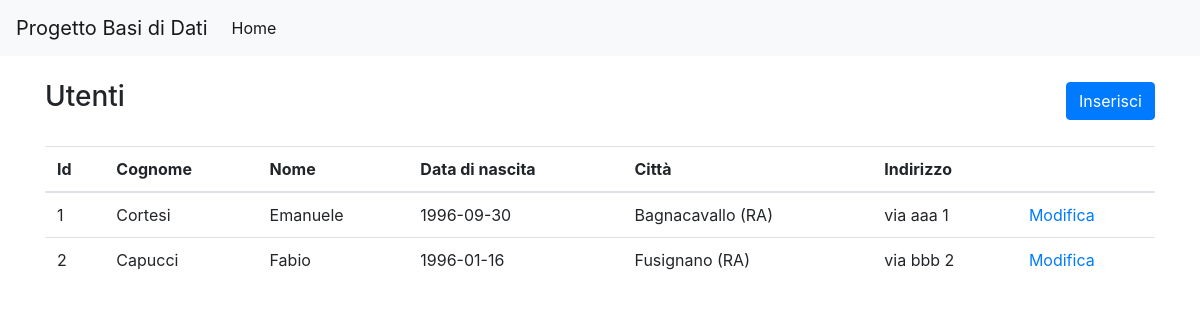
/sito/utente/index.php, run on the app's committed database.
### tables this page shows
CREATE TABLE utenti (
  id           INT          NOT NULL AUTO_INCREMENT,
  cognome      VARCHAR(100) NOT NULL,
  nome         VARCHAR(100) NOT NULL,
  data_nascita DATE         NOT NULL,
  citta        VARCHAR(50)  NOT NULL,
  indirizzo    VARCHAR(100) NOT NULL,
  PRIMARY KEY (id)
);

### sito/ConnessioneSQL.php (called while the page is built, shortened)
<?php
class ConnessioneSQL
{
    private $servername = "localhost";
    private $username = "root";
    private $password = "";
    private $dbname = "progetto_database";
    private $conn;
    public function __construct()
    {
        $this->conn = new mysqli($this->servername, $this->username, $this->password, $this->dbname);
    }
    public function query($sql)
    {
        return $this->conn->query($sql);
    }
    public function select($table, $fields = '*', $other = '')
    {
        $fields = is_array($fields) ? implode(', ', $fields) : $fields;
        $results = $this->query("SELECT {$fields} FROM {$table} {$other}");
        return $results->fetch_all(MYSQLI_ASSOC);
    }
}

### sito/utente/index.php (the view)
<?php require '../partials/head.php' ?>
<div class="d-flex justify-content-between align-items-center mb-4">
    <h3>Utenti</h3>
    <a href="inserisci.php" class="btn btn-primary">Inserisci</a>
</div>
<table class="table">
    <thead>
        <tr>
            <th>Id</th>
            <th>Cognome</th>
            <th>Nome</th>
            <th>Data di nascita</th>
            <th>Città</th>
            <th>Indirizzo</th>
            <th></th>
        </tr>
    </thead>
    <tbody>
        <?php
        require "../ConnessioneSQL.php";
        $connessione = new ConnessioneSQL();
        $risultato = $connessione->select('utenti');
        if (count($risultato) > 0) {
            foreach ($risultato as $row) {
                ?>
                <tr>
                    <td><?php echo $row["id"] ?></td>
                    <td><?php echo $row["cognome"] ?></td>
                    <td><?php echo $row["nome"] ?></td>
                    <td><?php echo $row["data_nascita"] ?></td>
                    <td><?php echo $row["citta"] ?></td>
                    <td><?php echo $row["indirizzo"] ?></td>
                    <td><a href="modifica.php?id=<?php echo $row["id"] ?>">Modifica</a></td>
                </tr>
                <?php
            }
        } else {
            ?>
            <tr>
                <td rowspan="4">Non ci sono record.</td>
            </tr>
            <?php
        }
        ?>
    </tbody>
</table>
<?php require '../partials/footer.php' ?>

### data on the page
utenti: id "1", cognome "Cortesi", nome "Emanuele", data_nascita "1996-09-30", citta "Bagnacavallo (RA)", indirizzo "via aaa 1"
utenti: id "2", cognome "Capucci", nome "Fabio", data_nascita "1996-01-16", citta "Fusignano (RA)", indirizzo "via bbb 2"
